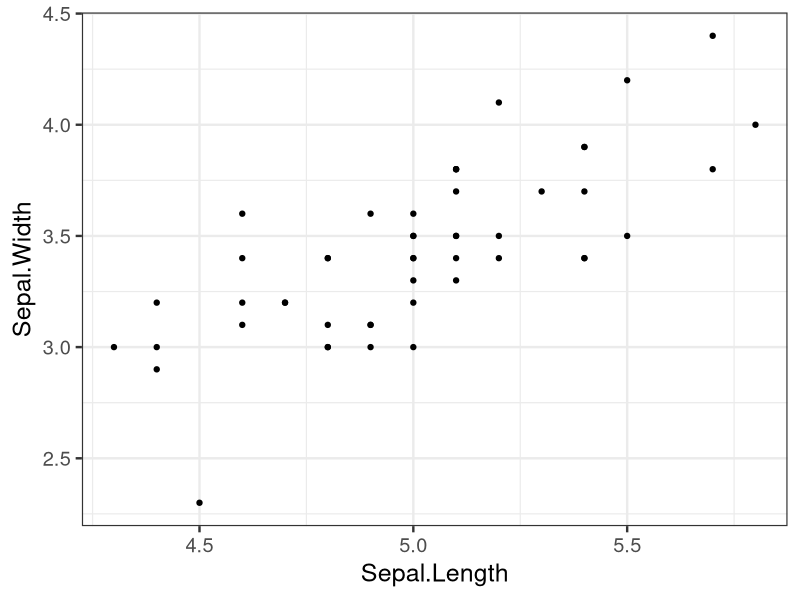
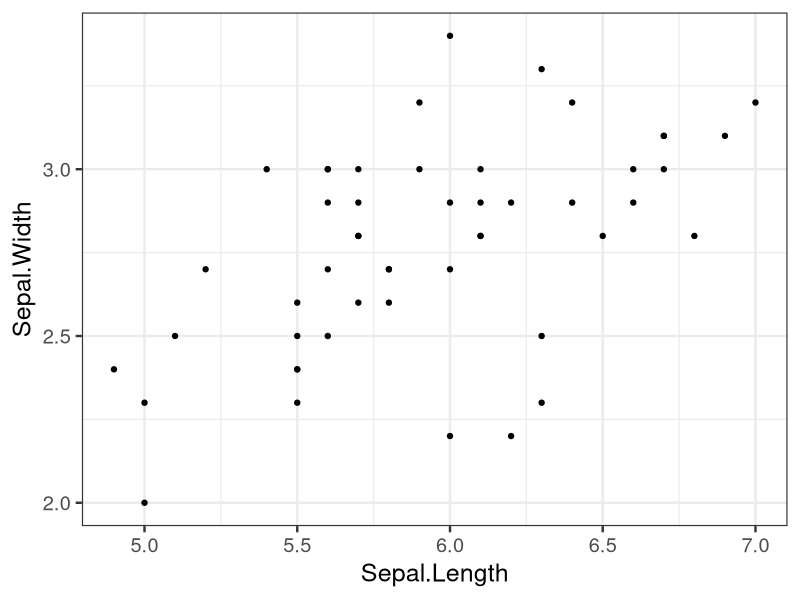
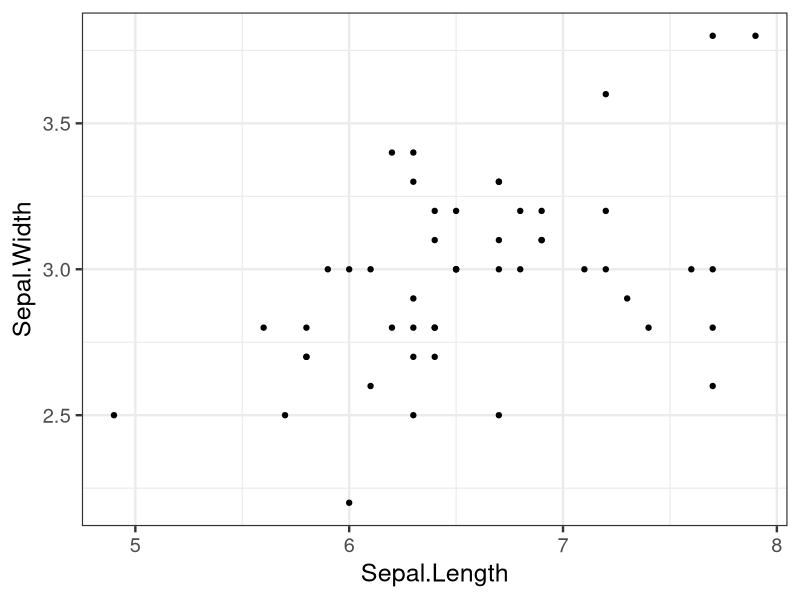

R code for these plots, in order:
## ---- chunk 1
#| include: false
#| message: false
library(tidyverse)

data <- iris %>% as_tibble()

plots <- data %>%
  group_nest(Species) %>% 
  deframe() %>% 
  map(., ~ {
    ggplot(.x, aes(x = Sepal.Length, y = Sepal.Width)) + 
      geom_point() +
      theme_bw(
        base_size = 18 # to increase the size of the plot elements
      )
  }) 

## ---- chunk 2
#| results: asis
#| fig-width: 14
#| fig-height: 6

iwalk(plots, ~ {
  cat('## ', .y, '\n\n')
  
  print(.x)
  
  cat('\n\n')
  
})

